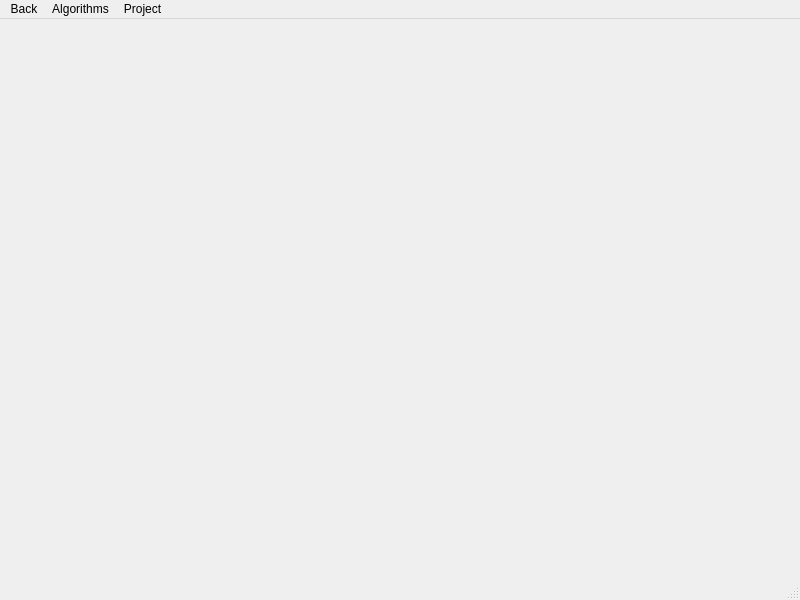
<?xml version="1.0" encoding="UTF-8"?>
<ui version="4.0">
 <class>MainWindow</class>
 <widget class="QMainWindow" name="MainWindow">
  <property name="geometry">
   <rect>
    <x>0</x>
    <y>0</y>
    <width>800</width>
    <height>600</height>
   </rect>
  </property>
  <property name="windowTitle">
   <string>Demonstration of Math Algorithmics</string>
  </property>
  <widget class="QWidget" name="centralwidget">
   <layout class="QGridLayout" name="gridLayout">
    <property name="leftMargin">
     <number>0</number>
    </property>
    <property name="topMargin">
     <number>0</number>
    </property>
    <property name="rightMargin">
     <number>0</number>
    </property>
    <property name="bottomMargin">
     <number>0</number>
    </property>
    <property name="spacing">
     <number>0</number>
    </property>
    <item row="0" column="0">
     <widget class="QStackedWidget" name="stackedWidget"/>
    </item>
   </layout>
  </widget>
  <widget class="QMenuBar" name="MBMenu">
   <property name="geometry">
    <rect>
     <x>0</x>
     <y>0</y>
     <width>800</width>
     <height>26</height>
    </rect>
   </property>
   <widget class="QMenu" name="menuAlgorithms">
    <property name="title">
     <string>Algorithms</string>
    </property>
    <widget class="QMenu" name="menuIsomorphic_graph">
     <property name="title">
      <string>Isomorphic graph</string>
     </property>
     <addaction name="action_Isomorphic_animation"/>
    </widget>
    <widget class="QMenu" name="menuDijkstra_algorithm_2">
     <property name="title">
      <string>Dijkstra algorithm</string>
     </property>
     <addaction name="action_Dijkstra_animation"/>
    </widget>
    <widget class="QMenu" name="menuBelman_More_algorithm_2">
     <property name="title">
      <string>Belman-More algorithm</string>
     </property>
     <addaction name="action_BelmanMore_animation"/>
    </widget>
    <widget class="QMenu" name="menuThe_Maximum_path_algorithm_2">
     <property name="title">
      <string>The Maximum path algorithm</string>
     </property>
     <addaction name="action_MaximumPath_animation"/>
    </widget>
    <addaction name="menuIsomorphic_graph"/>
    <addaction name="menuDijkstra_algorithm_2"/>
    <addaction name="menuBelman_More_algorithm_2"/>
    <addaction name="menuThe_Maximum_path_algorithm_2"/>
   </widget>
   <widget class="QMenu" name="menuAbout">
    <property name="title">
     <string>Project</string>
    </property>
    <addaction name="actionSettings"/>
    <addaction name="actionAuthor"/>
    <addaction name="actionAbout"/>
   </widget>
   <widget class="QMenu" name="menuBack">
    <property name="title">
     <string>Back</string>
    </property>
    <addaction name="actionBack_to_Root_window"/>
   </widget>
   <addaction name="menuBack"/>
   <addaction name="menuAlgorithms"/>
   <addaction name="menuAbout"/>
  </widget>
  <widget class="QStatusBar" name="statusBar"/>
  <action name="action_Isomorphic_animation">
   <property name="text">
    <string>Animation</string>
   </property>
  </action>
  <action name="action_Dijkstra_animation">
   <property name="enabled">
    <bool>false</bool>
   </property>
   <property name="text">
    <string>Animation</string>
   </property>
  </action>
  <action name="action_BelmanMore_animation">
   <property name="enabled">
    <bool>false</bool>
   </property>
   <property name="text">
    <string>Animation</string>
   </property>
  </action>
  <action name="action_MaximumPath_animation">
   <property name="enabled">
    <bool>false</bool>
   </property>
   <property name="text">
    <string>Animation</string>
   </property>
  </action>
  <action name="actionBack_to_Root_window">
   <property name="enabled">
    <bool>false</bool>
   </property>
   <property name="text">
    <string>Back to Root Window</string>
   </property>
  </action>
  <action name="actionSettings">
   <property name="text">
    <string>Settings</string>
   </property>
  </action>
  <action name="actionAuthor">
   <property name="text">
    <string>Author</string>
   </property>
  </action>
  <action name="actionAbout">
   <property name="text">
    <string>About of project</string>
   </property>
  </action>
 </widget>
 <resources/>
 <connections/>
</ui>
